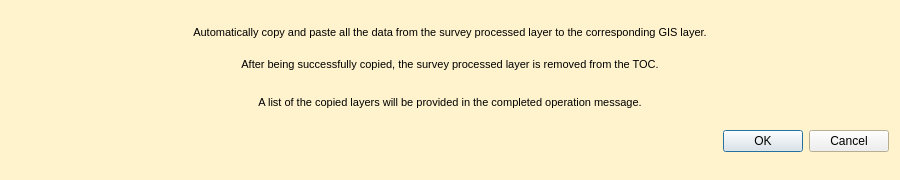
<?xml version="1.0" encoding="UTF-8"?>
<ui version="4.0">
 <class>TrenchCreatorDialogBase</class>
 <widget class="QDialog" name="TrenchCreatorDialogBase">
  <property name="windowModality">
   <enum>Qt::ApplicationModal</enum>
  </property>
  <property name="geometry">
   <rect>
    <x>0</x>
    <y>0</y>
    <width>900</width>
    <height>180</height>
   </rect>
  </property>
  <property name="minimumSize">
   <size>
    <width>900</width>
    <height>180</height>
   </size>
  </property>
  <property name="palette">
   <palette>
    <active>
     <colorrole role="Base">
      <brush brushstyle="SolidPattern">
       <color alpha="255">
        <red>255</red>
        <green>255</green>
        <blue>255</blue>
       </color>
      </brush>
     </colorrole>
     <colorrole role="Window">
      <brush brushstyle="SolidPattern">
       <color alpha="255">
        <red>255</red>
        <green>243</green>
        <blue>205</blue>
       </color>
      </brush>
     </colorrole>
    </active>
    <inactive>
     <colorrole role="Base">
      <brush brushstyle="SolidPattern">
       <color alpha="255">
        <red>255</red>
        <green>255</green>
        <blue>255</blue>
       </color>
      </brush>
     </colorrole>
     <colorrole role="Window">
      <brush brushstyle="SolidPattern">
       <color alpha="255">
        <red>255</red>
        <green>243</green>
        <blue>205</blue>
       </color>
      </brush>
     </colorrole>
    </inactive>
    <disabled>
     <colorrole role="Base">
      <brush brushstyle="SolidPattern">
       <color alpha="255">
        <red>255</red>
        <green>243</green>
        <blue>205</blue>
       </color>
      </brush>
     </colorrole>
     <colorrole role="Window">
      <brush brushstyle="SolidPattern">
       <color alpha="255">
        <red>255</red>
        <green>243</green>
        <blue>205</blue>
       </color>
      </brush>
     </colorrole>
    </disabled>
   </palette>
  </property>
  <property name="windowTitle">
   <string>PCA Geomax Survey Processing Plugin</string>
  </property>
  <property name="modal">
   <bool>true</bool>
  </property>
  <layout class="QGridLayout" name="gridLayout">
   <property name="sizeConstraint">
    <enum>QLayout::SetMinimumSize</enum>
   </property>
   <item row="0" column="0">
    <widget class="QLabel" name="label_2">
     <property name="maximumSize">
      <size>
       <width>75</width>
       <height>75</height>
      </size>
     </property>
     <property name="text">
      <string/>
     </property>
     <property name="pixmap">
      <pixmap>icons/PCA_logo_square_100x100.png</pixmap>
     </property>
     <property name="scaledContents">
      <bool>true</bool>
     </property>
    </widget>
   </item>
   <item row="0" column="2">
    <widget class="QLabel" name="label_3">
     <property name="maximumSize">
      <size>
       <width>75</width>
       <height>75</height>
      </size>
     </property>
     <property name="text">
      <string/>
     </property>
     <property name="pixmap">
      <pixmap>icons/geomax_processing_copy_paste_icon.png</pixmap>
     </property>
     <property name="scaledContents">
      <bool>true</bool>
     </property>
    </widget>
   </item>
   <item row="0" column="1">
    <widget class="QLabel" name="label">
     <property name="text">
      <string>&lt;!DOCTYPE HTML PUBLIC &quot;-//W3C//DTD HTML 4.0//EN&quot; &quot;http://www.w3.org/TR/REC-html40/strict.dtd&quot;&gt;
&lt;html&gt;&lt;head&gt;&lt;meta name=&quot;qrichtext&quot; content=&quot;1&quot; /&gt;&lt;style type=&quot;text/css&quot;&gt;
p, li { white-space: pre-wrap; }
&lt;/style&gt;&lt;/head&gt;&lt;body style=&quot; font-family:'MS Shell Dlg 2'; font-size:8pt; font-weight:400; font-style:normal;&quot;&gt;
&lt;p align=&quot;center&quot; style=&quot; margin-top:6px; margin-bottom:6px; margin-left:0px; margin-right:0px; -qt-block-indent:0; text-indent:0px;&quot;&gt;Automatically copy and paste all the data from the survey processed layer to the corresponding GIS layer.&lt;/p&gt;
&lt;p align=&quot;center&quot; style=&quot; margin-top:6px; margin-bottom:6px; margin-left:0px; margin-right:0px; -qt-block-indent:0; text-indent:0px;&quot;&gt;&lt;br /&gt;After being successfully copied, the survey processed layer is removed from the TOC.&lt;/p&gt;
&lt;p align=&quot;center&quot; style=&quot;-qt-paragraph-type:empty; margin-top:6px; margin-bottom:6px; margin-left:0px; margin-right:0px; -qt-block-indent:0; text-indent:0px;&quot;&gt;&lt;br /&gt;&lt;/p&gt;
&lt;p align=&quot;center&quot; style=&quot; margin-top:6px; margin-bottom:6px; margin-left:0px; margin-right:0px; -qt-block-indent:0; text-indent:0px;&quot;&gt;A list of the copied layers will be provided in the completed operation message.&lt;/p&gt;&lt;/body&gt;&lt;/html&gt;</string>
     </property>
    </widget>
   </item>
   <item row="1" column="1" colspan="2">
    <widget class="QDialogButtonBox" name="button_box">
     <property name="orientation">
      <enum>Qt::Horizontal</enum>
     </property>
     <property name="standardButtons">
      <set>QDialogButtonBox::Cancel|QDialogButtonBox::Ok</set>
     </property>
    </widget>
   </item>
  </layout>
 </widget>
 <resources/>
 <connections>
  <connection>
   <sender>button_box</sender>
   <signal>accepted()</signal>
   <receiver>TrenchCreatorDialogBase</receiver>
   <slot>accept()</slot>
   <hints>
    <hint type="sourcelabel">
     <x>20</x>
     <y>20</y>
    </hint>
    <hint type="destinationlabel">
     <x>20</x>
     <y>20</y>
    </hint>
   </hints>
  </connection>
  <connection>
   <sender>button_box</sender>
   <signal>rejected()</signal>
   <receiver>TrenchCreatorDialogBase</receiver>
   <slot>reject()</slot>
   <hints>
    <hint type="sourcelabel">
     <x>20</x>
     <y>20</y>
    </hint>
    <hint type="destinationlabel">
     <x>20</x>
     <y>20</y>
    </hint>
   </hints>
  </connection>
 </connections>
</ui>
